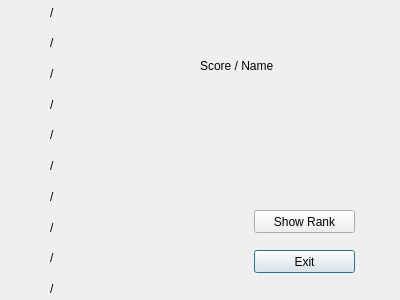
<?xml version="1.0" encoding="UTF-8"?>
<ui version="4.0">
 <class>RankDialog</class>
 <widget class="QDialog" name="RankDialog">
  <property name="geometry">
   <rect>
    <x>0</x>
    <y>0</y>
    <width>400</width>
    <height>300</height>
   </rect>
  </property>
  <property name="windowTitle">
   <string>Dialog</string>
  </property>
  <widget class="QWidget" name="verticalLayoutWidget">
   <property name="geometry">
    <rect>
     <x>50</x>
     <y>0</y>
     <width>91</width>
     <height>301</height>
    </rect>
   </property>
   <layout class="QVBoxLayout" name="verticalLayout">
    <item>
     <widget class="QLabel" name="label_1">
      <property name="text">
       <string>/</string>
      </property>
     </widget>
    </item>
    <item>
     <widget class="QLabel" name="label_2">
      <property name="text">
       <string>/</string>
      </property>
     </widget>
    </item>
    <item>
     <widget class="QLabel" name="label_3">
      <property name="text">
       <string>/</string>
      </property>
     </widget>
    </item>
    <item>
     <widget class="QLabel" name="label_4">
      <property name="text">
       <string>/</string>
      </property>
     </widget>
    </item>
    <item>
     <widget class="QLabel" name="label_5">
      <property name="text">
       <string>/</string>
      </property>
     </widget>
    </item>
    <item>
     <widget class="QLabel" name="label_6">
      <property name="text">
       <string>/</string>
      </property>
     </widget>
    </item>
    <item>
     <widget class="QLabel" name="label_7">
      <property name="text">
       <string>/</string>
      </property>
     </widget>
    </item>
    <item>
     <widget class="QLabel" name="label_8">
      <property name="text">
       <string>/</string>
      </property>
     </widget>
    </item>
    <item>
     <widget class="QLabel" name="label_9">
      <property name="text">
       <string>/</string>
      </property>
     </widget>
    </item>
    <item>
     <widget class="QLabel" name="label_10">
      <property name="text">
       <string>/</string>
      </property>
     </widget>
    </item>
   </layout>
  </widget>
  <widget class="QPushButton" name="pushButton_2">
   <property name="geometry">
    <rect>
     <x>254</x>
     <y>250</y>
     <width>101</width>
     <height>23</height>
    </rect>
   </property>
   <property name="text">
    <string>Exit</string>
   </property>
  </widget>
  <widget class="QPushButton" name="pushButton_3">
   <property name="geometry">
    <rect>
     <x>254</x>
     <y>210</y>
     <width>101</width>
     <height>23</height>
    </rect>
   </property>
   <property name="text">
    <string>Show Rank</string>
   </property>
  </widget>
  <widget class="QLabel" name="label">
   <property name="geometry">
    <rect>
     <x>200</x>
     <y>50</y>
     <width>141</width>
     <height>31</height>
    </rect>
   </property>
   <property name="text">
    <string>Score / Name</string>
   </property>
  </widget>
 </widget>
 <resources/>
 <connections/>
</ui>
